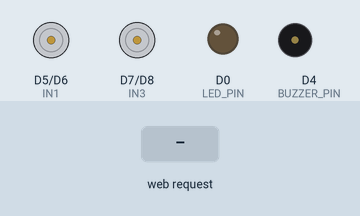
The sketch below on a simulated ESP8266 (NodeMCU). Parts: motor-driver pin pairs drawn as motors (green arrow = first pin HIGH = forward, orange = second pin HIGH = backward, longer = more drive, scaled by the enable pin), output pins drawn as LEDs (lit = HIGH), buzzer (waves = sounding, pin HIGH). Inputs (shaded band) come from the test bench. WiFi joins after 1.5 s; servers stay silent unless stated; what the sketch prints to the serial monitor is not drawn.

Above: at 2.7 s.
2.8 s: HTTP request GET /cmd?act=forward received
At 4.0 s:
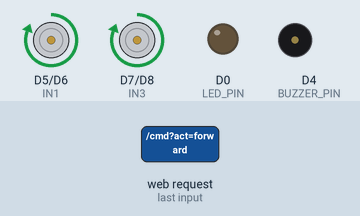
4.3 s: HTTP request GET /cmd?act=back received
At 5.3 s:
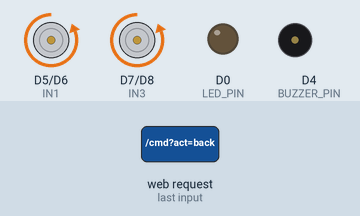
5.8 s: HTTP request GET /cmd?act=left received
At 6.4 s:
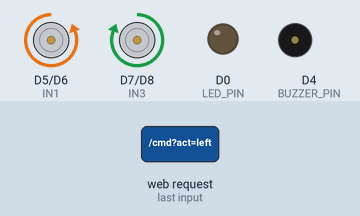
7.3 s: HTTP request GET /cmd?act=right received
At 7.6 s:
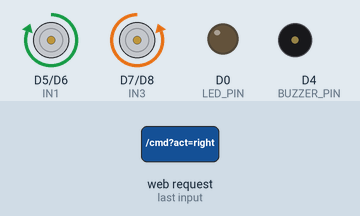
Timing chart, 0 to 9.8 s (numbered marks = the images above; inputs shaded):
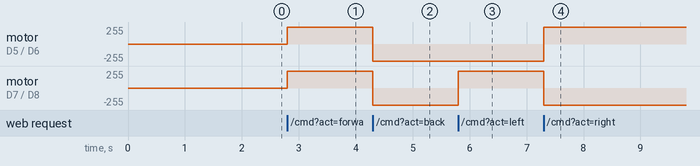

The sketch:

Robot_control_arduino_sketch.ino
```cpp
// ESP8266 NodeMCU sketch - Robot Control + Sensors
#include <ESP8266WiFi.h>
#include <ESP8266WebServer.h>
#include <ArduinoJson.h>

// --- WiFi credentials ---
const char* ssid     = "YourSSID";      // Enter your wifi name
const char* password = "YourPassword";  // Enter yourt WiFi Password

ESP8266WebServer server(80);

// --- Pin definitions ---
const int IN1 = D5;  // motor A
const int IN2 = D6;
const int IN3 = D7;  // motor B
const int IN4 = D8;
const int ENA = D1;  // enable A (PWM)
const int ENB = D2;  // enable B (PWM)

const int LED_PIN    = D0;
const int BUZZER_PIN = D4;   // buzzer pin
const int MOTION_PIN = D3;   // PIR motion sensor
const int TRIG_PIN   = D9;   // ultrasonic trig
const int ECHO_PIN   = D10;   // ultrasonic echo

// --- Motor functions ---
void motors_stop() {
  digitalWrite(IN1, LOW); digitalWrite(IN2, LOW);
  digitalWrite(IN3, LOW); digitalWrite(IN4, LOW);
  analogWrite(ENA, 0); analogWrite(ENB, 0);
}
void motors_forward() {
  digitalWrite(IN1, HIGH); digitalWrite(IN2, LOW);
  digitalWrite(IN3, HIGH); digitalWrite(IN4, LOW);
  analogWrite(ENA, 700); analogWrite(ENB, 700);
}
void motors_back() {
  digitalWrite(IN1, LOW); digitalWrite(IN2, HIGH);
  digitalWrite(IN3, LOW); digitalWrite(IN4, HIGH);
  analogWrite(ENA, 700); analogWrite(ENB, 700);
}
void motors_left() {
  digitalWrite(IN1, LOW); digitalWrite(IN2, HIGH);
  digitalWrite(IN3, HIGH); digitalWrite(IN4, LOW);
  analogWrite(ENA, 700); analogWrite(ENB, 700);
}
void motors_right() {
  digitalWrite(IN1, HIGH); digitalWrite(IN2, LOW);
  digitalWrite(IN3, LOW); digitalWrite(IN4, HIGH);
  analogWrite(ENA, 700); analogWrite(ENB, 700);
}

// --- Setup pins ---
void setup_pins() {
  pinMode(IN1, OUTPUT); pinMode(IN2, OUTPUT);
  pinMode(IN3, OUTPUT); pinMode(IN4, OUTPUT);
  pinMode(ENA, OUTPUT); pinMode(ENB, OUTPUT);
  pinMode(LED_PIN, OUTPUT);
  pinMode(BUZZER_PIN, OUTPUT);
  pinMode(MOTION_PIN, INPUT);
  pinMode(TRIG_PIN, OUTPUT);
  pinMode(ECHO_PIN, INPUT);
  motors_stop();
}

// --- Ultrasonic ---
float measure_distance_cm() {
  digitalWrite(TRIG_PIN, LOW); delayMicroseconds(2);
  digitalWrite(TRIG_PIN, HIGH); delayMicroseconds(10);
  digitalWrite(TRIG_PIN, LOW);
  long duration = pulseIn(ECHO_PIN, HIGH, 30000);
  if (duration == 0) return 9999.0;
  return duration * 0.0343 / 2.0;
}

// --- Routes ---
void handle_ping() {
  server.send(200, "text/plain", "pong");
}

void handle_cmd() {
  if (!server.hasArg("act")) {
    server.send(400, "text/plain", "no act");
    return;
  }
  String act = server.arg("act"); act.toLowerCase();

  if (act == "forward") motors_forward();
  else if (act == "back") motors_back();
  else if (act == "left") motors_left();
  else if (act == "right") motors_right();
  else if (act == "stop") motors_stop();
  else if (act == "led_on") digitalWrite(LED_PIN, HIGH);
  else if (act == "led_off") digitalWrite(LED_PIN, LOW);
  else if (act == "buzzer_on") digitalWrite(BUZZER_PIN, HIGH);
  else if (act == "buzzer_off") digitalWrite(BUZZER_PIN, LOW);

  server.send(200, "text/plain", "ok");
}

void handle_sensor() {
  float d = measure_distance_cm();
  int motion = digitalRead(MOTION_PIN);

  String json = "{";
  json += "\"distance\":" + String(d, 2) + ",";
  json += "\"motion\":" + String(motion);
  json += "}";
  server.send(200, "application/json", json);
}

// --- Setup ---
void setup() {
  Serial.begin(115200);
  setup_pins();

  Serial.println("Connecting to WiFi...");
  WiFi.begin(ssid, password);

  unsigned long startTime = millis();
  while (WiFi.status() != WL_CONNECTED && millis() - startTime < 10000) {
    delay(500); Serial.print(".");
  }

  if (WiFi.status() == WL_CONNECTED) {
    Serial.println("\n✅ Connected!");
    Serial.print("IP: "); Serial.println(WiFi.localIP());
  } else {
    Serial.println("\n❌ WiFi failed, starting AP mode...");
    WiFi.softAP("RobotAP", "12345678");
    Serial.print("AP IP: "); Serial.println(WiFi.softAPIP());
  }

  server.on("/ping", handle_ping);
  server.on("/cmd", handle_cmd);
  server.on("/sensor", handle_sensor);
  server.begin();
  Serial.println("HTTP server started");
}

void loop() {
  server.handleClient();
}
```

Measured:
- after the input at 2.8 s, motor on D5 (IN1) / D6 (IN2), motor on D7 (IN3) / D8 (IN4): stopped → forward 255/255 at once
- after the input at 4.3 s, motor on D5 (IN1) / D6 (IN2), motor on D7 (IN3) / D8 (IN4): forward 255/255 → backward 255/255 at once
- after the input at 5.8 s, motor on D7 (IN3) / D8 (IN4): backward 255/255 → forward 255/255 at once
- after the input at 7.3 s, motor on D5 (IN1) / D6 (IN2): backward 255/255 → forward 255/255 at once; motor on D7 (IN3) / D8 (IN4): forward 255/255 → backward 255/255 at once
